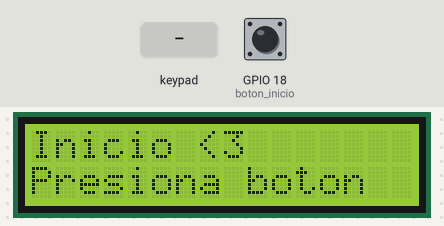
Recording of a sketch running on a simulated ESP32. Shown: 16×2 character LCD. The inputs (shaded band) are chosen by the test bench; at power-on: GPIO 18 (boton_inicio) HIGH. Random numbers use the default seed unless the sketch sets one.

Above: at 1.2 s.
1.3 s: GPIO 18 (boton_inicio) pulled LOW for 0.15 s
At 3.6 s:
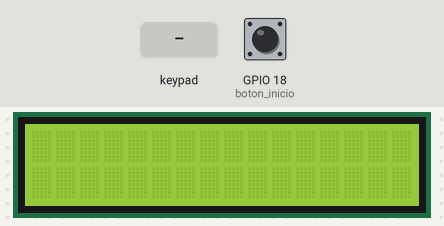
4.4 s: key 'A' pressed
At 5.9 s:
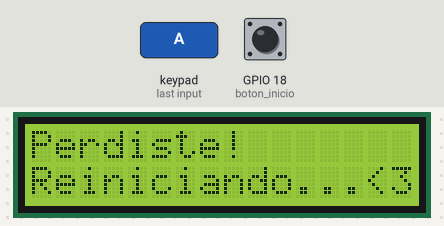
7.4 s: GPIO 18 (boton_inicio) pulled LOW for 1 s
At 8.9 s:
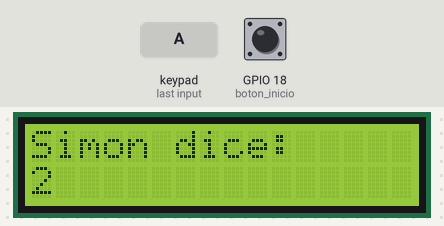
11.0 s: key 'B' pressed
At 11.24 s:
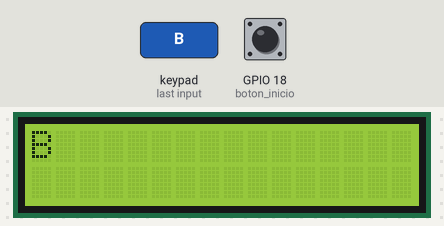
Timing chart, 0 to 14.0 s (numbered marks = the images above; inputs shaded):
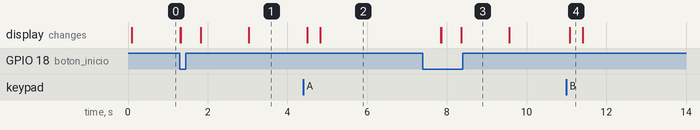

Measured:
- after the input at 1.3 s, the display: changes at once (image 1)
- after the input at 4.4 s, the display: first changes after 0.10 s (image 2 shows a later state)
- after the input at 11.0 s, the display: changes after 0.08 s (image 4)

The sketch:

RTOS_parcial1.ino
```cpp
/*
Materia: RTOS

Equipo:
Abner Kalid Verde Padilla
Diego Perez Dominguez


-Este codigo se relaizo con el uso de RTOS en una esp32

Se quiere realizar un juego de simon dice por medio de un teclado matricial y una pantalla LCD

Para realizar este juego se plantea la creacion de 4 tareas tareaescritura, tarealectura, tareacomparacion, estadoinicial:

tareaescritura: En esta tarea se genera un numero o caracter aleatorio que este dentro del teclado matricial, se guarda en un
arreglo de longitud 100 y el arreglo mustra los caracteres hasta una longitud establecida por un contador que depende de la cantidad
de veces que se hace un ciclo de manera exitosa una vez acabado esto se pasa para la tarealectura

tarealectura: En esta tarea se espera por medio de un ciclo while a que se presione una tecla en el teclado matricial, una vez se
presione una tecla se sale del ciclo while y almacenana este caracter en un arreglo de longitud 100 para despues pasar a la tareacomparacion

tareacomparacion: En esta tarea se comparan ambos arreglos y se parte de una bandera establecida como verdadera y si el arreglo de lectura
y el arreglo de comparacion no son iguales, se imprime un mensaje de perder y se reinicia el sistema pasando al estado inicial, sin embargo si
ambos arreglos son iguales se regresa a la tarea de escritura para la generacion de otro caracter en el arreglo

estadoinicial: se parte de este estado en donde se configuran todas las variables (incluidos arreglos) en 0, ya sea int o char,
ademas en esta tarea se espera a que se de clic en el boton de inicio para que una vez este se active, inicie la tarea de escritura

Para poder trancicionar entre tareas se hace uso de semaforos, en este caso se usaron 4, uno por tarea lcdd correspondiente a tareaescritura,
tecladom correspondiente a tarealectura, comparacion correspondiente a tareacomparacion, estado_inicial correspondiente a tareacomparacion, por
lo que la tarea que toma el semaforo al inicio es estadoinicial y acabando la tarea sale de la zona critica y una nuva tarea entra en zonacritica
en este caso tarealectura y asi con las demas tareas.

En otros detalles se utilizo la libreria de Keypad para el teclado matricial y la libreria i2c para el control de la pantalla lcd, por ultimo
para el trabajo con arreglos se usaron ciclos for

*/


#if CONFIG_FREERTOS_UNICORE
  static const BaseType_t app_cpu = 0;
#else
  static const BaseType_t app_cpu = 1;
#endif

//librerias

#include <Keypad.h>
#include <Wire.h>
#include <LiquidCrystal_I2C.h>

//pantalla LCD

LiquidCrystal_I2C lcd(0x27, 16, 2);

//Pines I2C

#define sda 21
#define scl 22

//Variables

char memoria[100];      // Lo que escribe el usuario
char simon_dice[100];   // Secuencia del juego

const byte FILAS = 4;
const byte COLUMNAS = 4;
char teclas[FILAS][COLUMNAS] = {
  {'1','2','3','A'},
  {'4','5','6','B'},
  {'7','8','9','C'},
  {'*','0','#','D'}
};
byte pinesFilas[FILAS] = {26, 25, 33, 32};
byte pinesColumnas[COLUMNAS] = {13, 12, 14, 27};

char teclade[] = {'1','2','3','A','4','5','6','B','7','8','9','C','*','0','#','D'};
char letra;
char lectura = '\0';

Keypad teclado = Keypad(makeKeymap(teclas), pinesFilas, pinesColumnas, FILAS, COLUMNAS);

// Semáforos
SemaphoreHandle_t estado_inicial;
SemaphoreHandle_t tecladom;
SemaphoreHandle_t lcdd;
SemaphoreHandle_t comparacion;

// Botón de inicio
const int boton_inicio = 18;
bool flaginicio = false;
bool flag1=false;

// Control de secuencia
int contador = 0;

//tareas
void tareaescritura(void* parameter){
  while(1){
    xSemaphoreTake(lcdd, portMAX_DELAY);

    // Agregar nueva letra al final de la secuencia
    letra = teclade[random(0,16)];
    simon_dice[contador] = letra;

    lcd.clear();
    lcd.setCursor(0,0);
    lcd.print("Simon dice:");
    vTaskDelay(500 / portTICK_PERIOD_MS);

    for(int i=0; i<=contador; i++){
      lcd.setCursor(i,1);
      lcd.print(simon_dice[i]);
      vTaskDelay(800 / portTICK_PERIOD_MS);
    }
    vTaskDelay(400 / portTICK_PERIOD_MS);
    lcd.clear();

    xSemaphoreGive(tecladom);
  }
}

void tarealectura(void* parameter){
  while(1){
    xSemaphoreTake(tecladom, portMAX_DELAY);
    memset(memoria, 0, sizeof(memoria));

    for(int i=0; i<=contador; i++){
      lectura = '\0';
      while(lectura == '\0'){
        lectura = teclado.getKey();
        vTaskDelay(50 / portTICK_PERIOD_MS);
      }
      memoria[i] = lectura;

      lcd.setCursor(i,0);
      lcd.print(memoria[i]);
      vTaskDelay(300 / portTICK_PERIOD_MS);
    }
    xSemaphoreGive(comparacion);
  }
}

void tareacomparacion(void* parameter){
  while(1){
    xSemaphoreTake(comparacion, portMAX_DELAY);
    bool correcto = true;

    for(int i=0; i<=contador; i++){
      if(memoria[i] != simon_dice[i]){
        correcto = false;
        break;
      }
    }

    if(correcto){
      contador++;
      xSemaphoreGive(lcdd);
    } else {
      lcd.clear();
      lcd.setCursor(0,0);
      lcd.print("Perdiste!");
      lcd.setCursor(0,1);
      lcd.print("Reiniciando...<3");
      flaginicio = false;
      vTaskDelay(3000 / portTICK_PERIOD_MS);
      //flag=true;
      xSemaphoreGive(estado_inicial);
    }
  }
}

void estadoinicial(void* parameter){
  while(1){
    xSemaphoreTake(estado_inicial, portMAX_DELAY);
   // if (flag=true)
    lcd.clear();
    lcd.setCursor(0,0);
    lcd.print("Inicio <3");
    lcd.setCursor(0,1);
    lcd.print("Presiona boton");

    contador = 0;
    memset(memoria, 0, sizeof(memoria));
    memset(simon_dice, 0, sizeof(simon_dice));
    letra = '\0';
    lectura = '\0';


    while(digitalRead(boton_inicio) == HIGH){
      vTaskDelay(10 / portTICK_PERIOD_MS);
    }

    flaginicio = true;
    if(flaginicio){
      lcd.clear();
      xSemaphoreGive(lcdd);
    }
  }
}


void setup() {
  lcd.init();
  lcd.backlight();
  Wire.begin(sda,scl);
  pinMode(boton_inicio, INPUT_PULLUP);

  // Crear semáforos
  lcdd = xSemaphoreCreateBinary();
  tecladom = xSemaphoreCreateBinary();
  comparacion = xSemaphoreCreateBinary();
  estado_inicial = xSemaphoreCreateBinary();

  // Crear tareas
  xTaskCreatePinnedToCore(tareaescritura, "Escritura LCD", 2048, NULL, 1, NULL, app_cpu);
  xTaskCreatePinnedToCore(tarealectura, "Lectura Teclado", 2048, NULL, 1, NULL, app_cpu);
  xTaskCreatePinnedToCore(tareacomparacion, "Comparacion", 2048, NULL, 1, NULL, app_cpu);
  xTaskCreatePinnedToCore(estadoinicial, "Estado Inicial", 2048, NULL, 1, NULL, app_cpu);

  xSemaphoreGive(estado_inicial);
}

void loop() {

}
```
